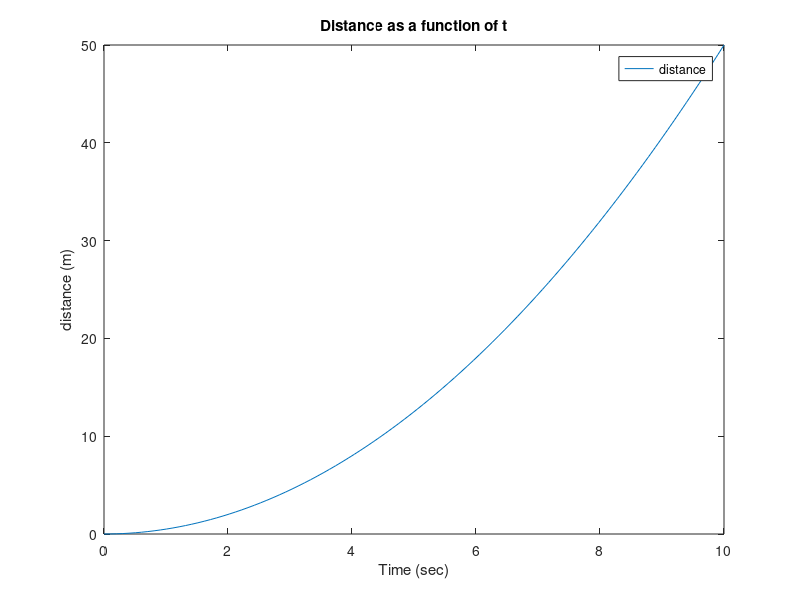

MATLAB code to generate this figure:
clc
clear
t=linspace(0,10,100);
s=t.^2/2;
plot(t,s);
xlabel('Time (sec)');
ylabel('distance (m)');
title('Distance as a function of t');
legend('distance')